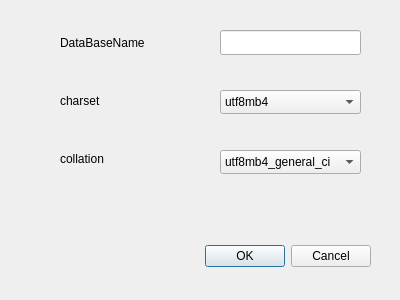
<?xml version="1.0" encoding="UTF-8"?>
<ui version="4.0">
 <class>CreateDatabase</class>
 <widget class="QDialog" name="CreateDatabase">
  <property name="geometry">
   <rect>
    <x>0</x>
    <y>0</y>
    <width>400</width>
    <height>300</height>
   </rect>
  </property>
  <property name="windowTitle">
   <string>Dialog</string>
  </property>
  <widget class="QDialogButtonBox" name="btn_cre_ok">
   <property name="geometry">
    <rect>
     <x>30</x>
     <y>240</y>
     <width>341</width>
     <height>32</height>
    </rect>
   </property>
   <property name="orientation">
    <enum>Qt::Horizontal</enum>
   </property>
   <property name="standardButtons">
    <set>QDialogButtonBox::Cancel|QDialogButtonBox::Ok</set>
   </property>
  </widget>
  <widget class="QLineEdit" name="lineEdit_dbName">
   <property name="geometry">
    <rect>
     <x>220</x>
     <y>30</y>
     <width>141</width>
     <height>25</height>
    </rect>
   </property>
  </widget>
  <widget class="QLabel" name="label">
   <property name="geometry">
    <rect>
     <x>60</x>
     <y>27</y>
     <width>121</width>
     <height>31</height>
    </rect>
   </property>
   <property name="text">
    <string>DataBaseName</string>
   </property>
  </widget>
  <widget class="QLabel" name="label_2">
   <property name="geometry">
    <rect>
     <x>60</x>
     <y>90</y>
     <width>121</width>
     <height>21</height>
    </rect>
   </property>
   <property name="text">
    <string>charset </string>
   </property>
  </widget>
  <widget class="QLabel" name="label_3">
   <property name="geometry">
    <rect>
     <x>60</x>
     <y>150</y>
     <width>121</width>
     <height>18</height>
    </rect>
   </property>
   <property name="text">
    <string>collation </string>
   </property>
  </widget>
  <widget class="QComboBox" name="combo_charset">
   <property name="geometry">
    <rect>
     <x>220</x>
     <y>90</y>
     <width>141</width>
     <height>24</height>
    </rect>
   </property>
   <item>
    <property name="text">
     <string>utf8mb4</string>
    </property>
   </item>
   <item>
    <property name="text">
     <string>utf8</string>
    </property>
   </item>
   <item>
    <property name="text">
     <string>latin1</string>
    </property>
   </item>
   <item>
    <property name="text">
     <string>ascii</string>
    </property>
   </item>
   <item>
    <property name="text">
     <string>gbk</string>
    </property>
   </item>
   <item>
    <property name="text">
     <string>big5</string>
    </property>
   </item>
   <item>
    <property name="text">
     <string>ucs2</string>
    </property>
   </item>
   <item>
    <property name="text">
     <string>utf16 / utf32</string>
    </property>
   </item>
  </widget>
  <widget class="QComboBox" name="combo_collation">
   <property name="geometry">
    <rect>
     <x>220</x>
     <y>150</y>
     <width>141</width>
     <height>24</height>
    </rect>
   </property>
   <item>
    <property name="text">
     <string>utf8mb4_general_ci</string>
    </property>
   </item>
  </widget>
 </widget>
 <resources/>
 <connections>
  <connection>
   <sender>btn_cre_ok</sender>
   <signal>accepted()</signal>
   <receiver>CreateDatabase</receiver>
   <slot>accept()</slot>
   <hints>
    <hint type="sourcelabel">
     <x>248</x>
     <y>254</y>
    </hint>
    <hint type="destinationlabel">
     <x>157</x>
     <y>274</y>
    </hint>
   </hints>
  </connection>
  <connection>
   <sender>btn_cre_ok</sender>
   <signal>rejected()</signal>
   <receiver>CreateDatabase</receiver>
   <slot>reject()</slot>
   <hints>
    <hint type="sourcelabel">
     <x>316</x>
     <y>260</y>
    </hint>
    <hint type="destinationlabel">
     <x>286</x>
     <y>274</y>
    </hint>
   </hints>
  </connection>
 </connections>
</ui>
